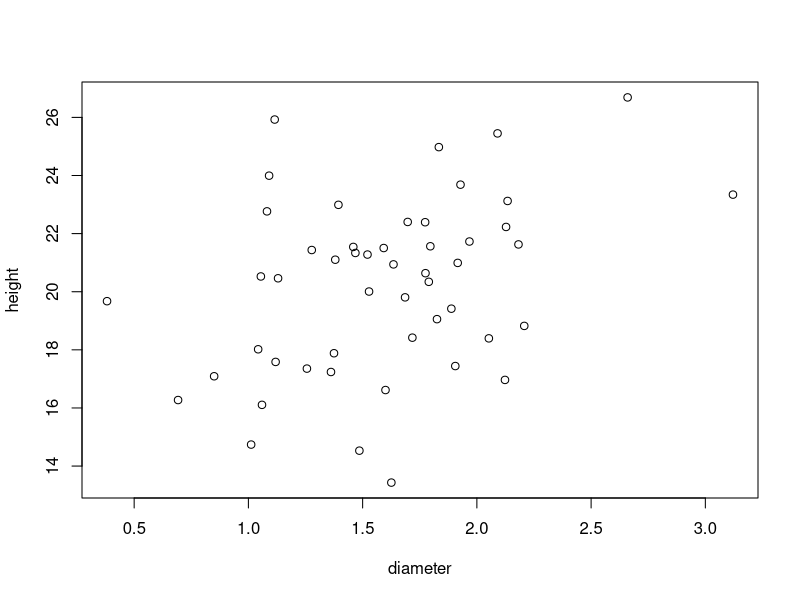

This figure's R source:
## ---- chunk 1
tree.data<-read.table("data/trees.txt",
                      header = T, sep = "\t", dec = ",") 
## ---- chunk 2
str(tree.data)
## ---- chunk 3
head(tree.data)
## ---- chunk 4
plot(height ~ diameter, data = tree.data)
## ---- chunk 5
m.trees <- cor.test(tree.data$diameter, tree.data$height, method = "p")
## ---- chunk 6
m.trees
